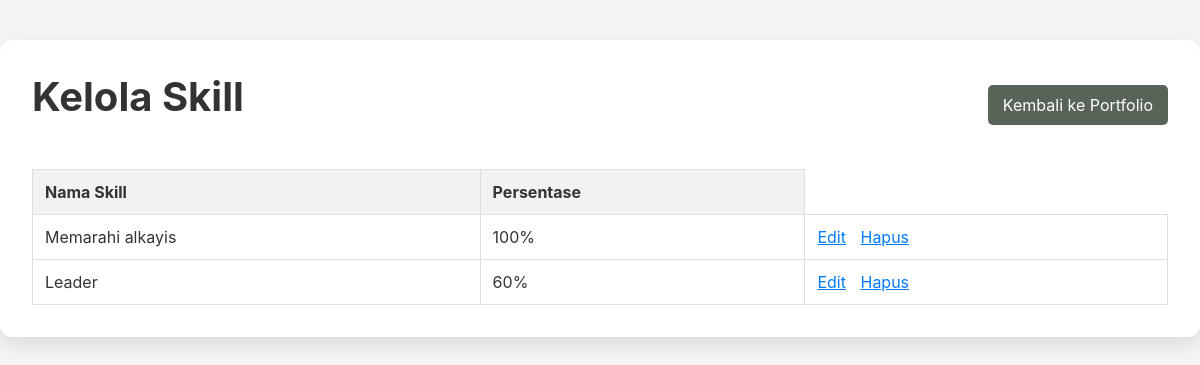
Page /manage_skills.php on the committed database.
### tables this page shows
CREATE TABLE IF NOT EXISTS `skills` (
  `id` int NOT NULL AUTO_INCREMENT,
  `name` varchar(100) NOT NULL,
  `percentage` int NOT NULL,
  `created_at` timestamp NULL DEFAULT CURRENT_TIMESTAMP,
  PRIMARY KEY (`id`)
);

### core/Skill.php (called while the page is built, shortened)
<?php
class Skill {
    private $conn;
    private $table = 'skills';
    public function __construct($db) {
        $this->conn = $db;
    }
    public function read() {
        $query = 'SELECT id, name, percentage FROM ' . $this->table . ' ORDER BY percentage DESC';
        $stmt = $this->conn->prepare($query);
        $stmt->execute();
        return $stmt;
    }
}
?>

### manage_skills.php (the view, shortened to what this page needs)
<?php
include_once 'core/Skill.php';
$database = new Database();
$db = $database->connect();
$skill = new Skill($db);
$result_skills = $skill->read();
$num_skills = $result_skills->rowCount();
?>
<!DOCTYPE html>
<html lang="en">
<head>
    <link rel="stylesheet" href="public/css/main.css">
</head>
<body>
    <div class="manage-container">
        <div class="manage-header">
            <h2>Kelola Skill</h2>
            <a href="index.php#admin" class="btn-back">Kembali ke Portfolio</a>
        </div>
        <table class="admin-table"> <thead>
                <tr>
                    <th>Nama Skill</th>
                    <th>Persentase</th>
                </tr>
            </thead>
            <tbody>
                <?php if($num_skills > 0): ?>
                    <?php while($row = $result_skills->fetch(PDO::FETCH_ASSOC)): ?>
                    <?php extract($row); ?>
                    <tr>
                        <td><?php echo $name; ?></td>
                        <td><?php echo $percentage; ?>%</td>
                        <td>
                            <a href="skill_edit_form.php?id=<?php echo $id; ?>">Edit</a>
                            <a href="skill_delete.php?id=<?php echo $id; ?>" onclick="return confirm('Yakin ingin menghapus?')">Hapus</a>
                        </td>
                    </tr>
                    <?php endwhile; ?>
                <?php else: ?>
                    <tr><td colspan="5">Belum ada skill.</td></tr>
                <?php endif; ?>
            </tbody>
        </table>
    </div>
</body>
</html>

### public/css/main.css (style rules this page uses)
* { margin: 0; padding: 0; box-sizing: border-box; }
html { scroll-behavior: smooth; }
body { font-family: -apple-system, BlinkMacSystemFont, "Segoe UI", Roboto, Helvetica, Arial, sans-serif; background-color: #F9B5A9; color: #FFFFFF; }
h1, h2, h3 { margin-bottom: 1rem; }
h2 { font-size: 2.5rem; }
.admin-table { width: 100%; border-collapse: collapse; margin-top: 20px; }
.admin-table th, .admin-table td { border: 1px solid #ddd; padding: 12px; text-align: left; color: #333; }
.admin-table th { background-color: #f2f2f2; }
.admin-table a { color: #007bff; margin-right: 10px; }

### manage_skills.php (style rules this page uses)
body { background-color: #f4f4f4; color: #333; }
.manage-container { max-width: 1200px; margin: 40px auto; padding: 2rem; background-color: #fff; border-radius: 12px; box-shadow: 0 8px 20px rgba(0,0,0,0.1); }
.manage-header { display: flex; justify-content: space-between; align-items: center; margin-bottom: 2rem; }
.btn-back { display: inline-block; padding: 10px 15px; background-color: #586457; color: white; text-decoration: none; border-radius: 5px; }

### rows in the picture
skills: name "Memarahi alkayis", percentage "100"
skills: name "Leader", percentage "60"
